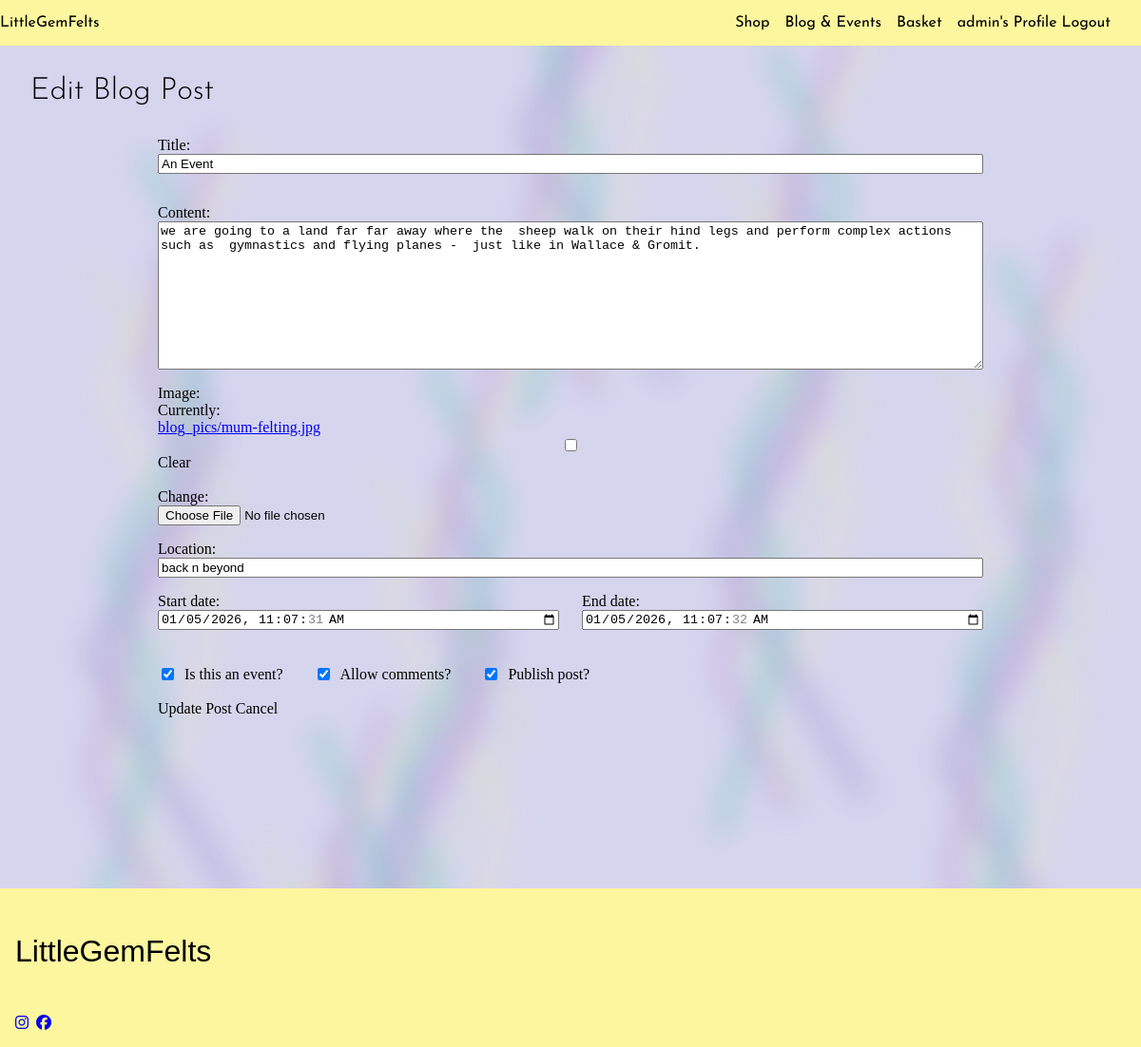
The app's page /management/blog/edit/1/ (signed in) with its own data.
### blog/models.py (models this page shows, shortened)
class Post(models.Model):
    title = models.CharField(max_length=200, unique=True)
    slug = models.SlugField(max_length=200, unique=True)
    author = models.ForeignKey(User, on_delete=models.CASCADE, related_name="blog_posts")
    content = models.TextField()
    img = ProcessedImageField(upload_to='blog_pics/', processors=[ResizeToFill(300,300)],
                                    format='JPEG', options={'quality': 90}, blank=True, null=True,
                                    default='profile/default-portrait.png')
    start_date = models.DateTimeField(auto_now=False, auto_now_add=False)
    end_date = models.DateTimeField(auto_now=False, auto_now_add=False)
    location = models.CharField(max_length=200)
    is_event = models.BooleanField(default=False)
    allow_comments = models.BooleanField(default=False)
    date_created = models.DateTimeField(auto_now_add=True)
    date_updated = models.DateTimeField(auto_now=True)
    publish = models.BooleanField(default=False)
    class Meta:
        ordering = ['date_created']

### management/views.py (the view)
# urls.py: path('blog/edit/<int:post_id>/', views.edit_post, name='edit_post'),
@staff_member_required
def edit_post(request, post_id):
    post = get_object_or_404(Post, pk=post_id)
    if request.method == 'POST':
        form = PostForm(request.POST, request.FILES, instance=post)
        if form.is_valid():
            form.save()
            messages.success(request, f'Successfully updated "{post.title}"')
            return redirect('management:blog_management')
        else:
            messages.error(request, 'Failed to update post. Please check the form errors.')
    else:
        form = PostForm(instance=post)
    context = {
        'post': post,
        'form': form,
        'edit': True,
    }
    return render(request, 'management/post_add_edit.html', context)

### blog/forms.py (shortened to what this page needs)
class PostForm(forms.ModelForm):
    class Meta:
        model = Post
        fields = [
            'title',
            'content',
            'img',
            'start_date',
            'end_date',
            'location',
            'is_event',
            'allow_comments',
            'publish',
        ]
        widgets = {
            'content': forms.Textarea(attrs={'rows': 10}),
            'start_date': forms.DateTimeInput(attrs={'type': 'datetime-local'}),
            'end_date': forms.DateTimeInput(attrs={'type': 'datetime-local'}),
        }
        labels = {
            'img': 'Image',
            'is_event': 'Is this an event?',
            'allow_comments': 'Allow comments?',
            'publish': 'Publish post?',
        }

### basket/contexts.py (called while the page is built, shortened)
def basket_contents(request):
    basket_items=[]
    product_count = 0
    total = Decimal('0.00')
    delivery = Decimal('0.00')
    basket = request.session.get('basket', {}) # needs to fetch the items from the basket when implemented
    grand_total = total + delivery
    return {
        'basket_items': basket_items,
        'product_count': product_count,
        'total': total.quantize(Decimal('0.01')),
        'delivery': delivery.quantize(Decimal('0.01')),
        'grand_total': grand_total.quantize(Decimal('0.01')),
    }

### management/templates/management/post_add_edit.html (shortened to what this page needs)
{% extends "layout.html" %} {% load static %} {% block extra_css %}
<link rel="stylesheet" href="{% static 'css/store.css' %}" />
{% endblock extra_css %} {% block latestAdditions %}{% endblock latestAdditions%} {% block titles %} {% if edit %}
<h1>Edit Blog Post</h1>
{% else %}
<h1>Add New Blog Post</h1>
{% endif %} {% endblock titles %} {% block content %}
<section class="product-listing">
  <div class="container">
    <form method="POST" enctype="multipart/form-data">
      <div class="post-form-group">
        {{ form.title.label_tag }} {{ form.title }}
      </div>
      <div class="post-form-group">
        {{ form.content.label_tag }} {{ form.content }}
      </div>
      <div class="post-form-group">{{ form.img.label_tag }} {{ form.img }}</div>
      <div class="post-form-group">
        {{ form.location.label_tag }} {{ form.location }}
      </div>
      <div class="post-form-row">
        <div class="post-form-group">
          {{ form.start_date.label_tag }} {{ form.start_date }}
        </div>
        <div class="post-form-group">
          {{ form.end_date.label_tag }} {{ form.end_date }}
        </div>
      </div>
      <div class="post-checkbox-row">
        <div class="post-checkbox-group">
          {{ form.is_event }} {{ form.is_event.label_tag }}
        </div>
        <div class="post-checkbox-group">
          {{ form.allow_comments }} {{ form.allow_comments.label_tag }}
        </div>
        <div class="post-checkbox-group">
          {{ form.publish }} {{ form.publish.label_tag }}
        </div>
      </div>
      <br />
      <wa-button type="submit" variant="brand">
        {% if edit %} Update Post {% else %} Add Post {% endif %}
      </wa-button>
      <wa-button href="{% url 'management:blog_management' %}" variant="outline"
        >Cancel</wa-button
      >
    </form>
  </div>
</section>
{% endblock content %}

### templates/layout.html (shortened to what this page needs)
{% load static %}
{% url "home" as home_url %}
<!DOCTYPE html>
<html lang="en">
<head>
    <link rel="stylesheet" type="text/css" href="https://cdn.jsdelivr.net/npm/toastify-js/src/toastify.min.css">
    <link rel="stylesheet" href="{%static 'css/base.css'%}">
    {% block extra_css %}{% endblock extra_css %}
</head>
<body>
    <header>
      <nav class='navbar'>
        <wa-button appearance='plain' size='large' href='{% url 'home'%}'>LittleGemFelts</wa-button>
        <ul class="menu">
          <li>
            <wa-button class="nav-btn" href="{% url 'store:store'%}">Shop</wa-button>
          </li>
          <li>
            <wa-button class="nav-btn" pill href="{% url 'blog:blog_list'%}">Blog & Events</wa-button>
          </li>
          <li>
            <wa-button class="nav-btn" pill href="{% url 'basket:view_basket'%}">Basket</wa-button>
          </li>
          <li>
            {% if user.is_authenticated %}
            <wa-button class="nav-btn" pill href="{% url 'userprofile:profile_view'%}">{{user.username}}'s Profile</wa-button>
            <wa-button class="nav-btn" pill href="{% url 'account_logout' %}">Logout</wa-button>
            {% else %}
            <wa-button class="nav-btn" pill href="{% url 'account_login' %}">Log-in / Sign-up</wa-button>
            {% endif %}
          </li>
        </ul>
      </nav>
    </header>
    <div class="background-svg">
      <div class="bg-svg item1">
        <img src="{{MEDIA_URL}}fibers.svg" alt="">
      </div>
      <div class="bg-svg item2">
        <img src="{{MEDIA_URL}}fibers.svg" alt="">
      </div>
      <div class="bg-svg item3">
        <img src="{{MEDIA_URL}}fibers.svg" alt="">
      </div>
      <div class="bg-svg item4">
        <img src="{{MEDIA_URL}}fibers.svg" alt="">
      </div>
      <div class="bg-svg item5">
        <img src="{{MEDIA_URL}}fibers.svg" alt="">
      </div>
      <div class="bg-svg item6">
      </div>
    </div>
    <main>
      {% block titles %}{% endblock titles %}
      {% block content %}{% endblock content %}
    </main>
<footer>
  <div class="navbar footer-container">
    <div class="footer-brand-section">
      <p>LittleGemFelts</p>
      <div class="footer-social">
        <a href="https://www.instagram.com/" class="footer-link" target="_blank" rel="noopener">
          <i class="fa-brands fa-instagram"></i>
        </a>
        <a href="https://www.facebook.com/" class="footer-link" target="_blank" rel="noopener">
          <i class="fa-brands fa-facebook"></i>
        </a>
      </div>
    </div>
  </div>
</footer>
</body>
</html>

### static/css/base.css (style rules this page uses)
:root { --title-font: "josefin sans", sans-serif; --heading-font: "Lora", sans-serif; --content-font: "cormorant", sans-serif; --amethyst-c1: #a560b2; --violet-twilight-c2: #564dac; --light-gold-c3: #fcf69f; --lavender-c4: #d6d5ee; --ash-grey-c5: #a3c4bc; --tropical-teal-c6: #16bac5; }
html, body { width: 100%; margin: 0; }
body { display: flex; flex-direction: column; background-color: #d6d5ee; }
main { flex: 1; z-index:2; }
h1 { font-family: var(--title-font); font-weight: 300; margin: 2rem; }
p { font-family: var(--content-font); }
section { max-width: 900px; margin: 0 auto clamp(2rem, 15vw, 20rem); }
.navbar { font-family: var(--title-font); display: flex; flex-wrap: wrap; justify-content: space-between; align-items: center; background-color: var(--light-gold-c3); position: relative; z-index: 10; }
.menu { display: flex; flex-wrap: wrap; list-style: none; gap: 1rem; margin-right: 2rem; transition: max-height 0.3s ease; }
.background-svg { position: fixed; top: 0; left: 0; height: 100%; width: 100%; pointer-events: none; }
.bg-svg { position: absolute; }
.item1 { top:10%; left: 5%; width: 100px; }
.item2 { top:30%; left: 30%; width: 150px; }
.item3 { top:0%; left: 60%; width: 180px; }
.item4 { top:20%; left: 80%; width: 200px; }
.item5 { top:65%; left: 20%; width: 80px; }
.item6 { top:-40%; left: 43%; width: 180px; }
.footer-container { display: grid; grid-template-columns: auto 1fr auto; align-items: start; gap: 2rem; padding: 1rem; }
.footer-brand-section { display: flex; flex-direction: column; grid-column: 1; gap: 1rem; }
.footer-brand-section p { font-size: 2rem; }
.footer-social { display: flex; gap: 0.5rem; }

### static/css/store.css (style rules this page uses)
:root { --title-font: "josefin sans", sans-serif; --heading-font: "Lora", sans-serif; --content-font: "cormorant", sans-serif; --amethyst-c1: #a560b2; --violet-twilight-c2: #564dac; --light-gold-c3: #fcf69f; --lavender-c4: #d6d5ee; --ash-grey-c5: #a3c4bc; --tropical-teal-c6: #16bac5; --green-c7: #09BC8A; }
.basket-section, .container { max-width: 900px; margin: 2rem auto; padding: 0 1rem; width: 100%; box-sizing: border-box; }
.post-form-row { display: flex; flex-wrap: wrap; gap: 1.5rem; margin-bottom: 1rem; }
.post-form-group { display: flex; flex-direction: column; flex: 1; min-width: 250px; margin-bottom: 1rem; }
.post-checkbox-row { display: flex; flex-wrap: wrap; gap: 2rem; margin-top: 1rem; align-items: center; }
.checkbox-group, .post-checkbox-group { display: flex; align-items: center; gap: 8px; margin-top: 5px; }

### records on screen
Post: title "An Event", content "we are going to a land far far away where the sheep walk on their hind legs and perform complex actions such as gymnastics and flying planes - just like in Wallace & Gromit.", location "back n beyond", start_date "01/05/2026 11:07:31", end_date "01/05/2026 11:07:32", is_event "☑", allow_comments "☑", publish "☑"

### other values on screen
{{ user.username }} "admin"
